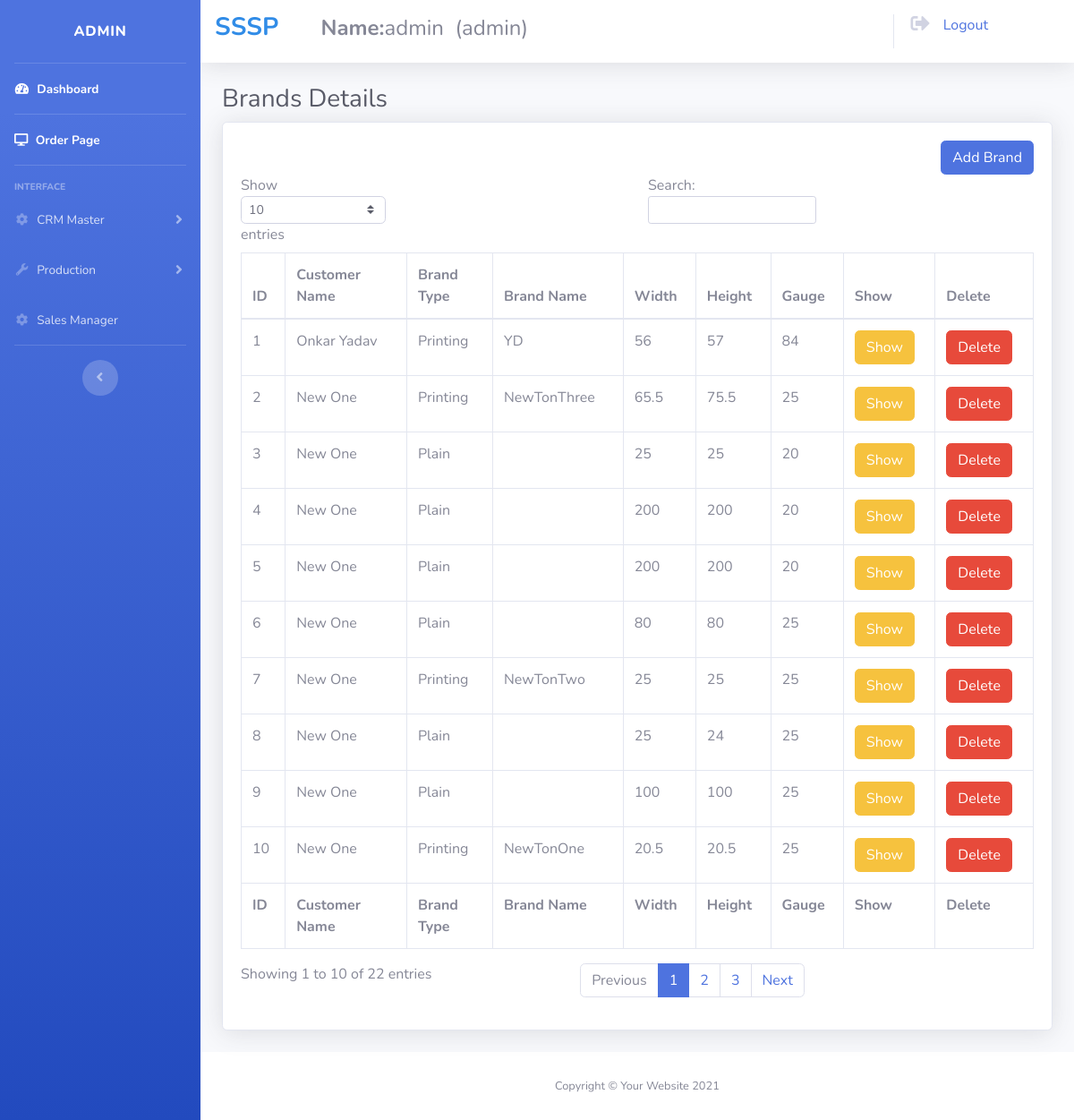
/crm_brand_table.php (signed in), run on the app's committed database.
### tables this page shows
CREATE TABLE `branding` (
  `id` int(255) NOT NULL,
  `customer_name` varchar(255) NOT NULL,
  `firm` varchar(255) DEFAULT NULL,
  `branding` varchar(255) NOT NULL,
  `brand_name` varchar(255) DEFAULT NULL,
  `image` varchar(255) DEFAULT NULL,
  `color` text NOT NULL,
  `rubber_status` varchar(255) DEFAULT NULL,
  `quality` varchar(255) NOT NULL,
  `sub_quality` varchar(255) NOT NULL,
  `width` varchar(255) NOT NULL,
  `height` varchar(255) NOT NULL,
  `gauge` varchar(255) NOT NULL,
  `point` varchar(255) DEFAULT NULL,
  `printing_type` varchar(255) DEFAULT NULL,
  `folding_type` varchar(255) NOT NULL,
  `folding_value` varchar(255) NOT NULL,
  `cutting` varchar(255) NOT NULL,
  `punching` varchar(255) NOT NULL,
  `treatment` varchar(255) NOT NULL,
  `package` varchar(255) NOT NULL,
  `delivery` varchar(255) NOT NULL
);

### crm_brand_table.php (the view, shortened to what this page needs)
<?php
include('config.php');
include('header.php');
?>
<h1 class="h3 mb-2 text-gray-800">Brands Details</h1>
<div class="card shadow mb-4">
    <div class="card-body">
    <a href="crm_brand_plain.php" class="btn btn-primary" style="float:right;">Add Brand</a>
        <div class="table-responsive">
            <table class="table table-bordered" id="dataTable" width="100%" cellspacing="0">
            <thead>
                    <tr>
                        <th>ID</th>
                        <th>Customer Name</th>
                        <th>Brand Type</th>
                        <th>Brand Name</th>
                        <th>Width</th>
                        <th>Height</th>
                        <th>Gauge</th>
                        <th>Show</th>
                        <th>Delete</th>
                    </tr>
                </thead>
                <tfoot>
                    <tr>
                        <th>ID</th>
                        <th>Customer Name</th>
                        <th>Brand Type</th>
                        <th>Brand Name</th>
                        <th>Width</th>
                        <th>Height</th>
                        <th>Gauge</th>
                        <th>Show</th>
                        <th>Delete</th>
                    </tr>
                </tfoot>
                <tbody>
                    <?php
                    $sql = "SELECT b.*, c.name FROM branding b INNER JOIN ( SELECT id, name FROM customer ) c ON c.id = b.customer_name ORDER BY b.id DESC";
                    $rs = mysqli_query($conn, $sql);
                    $cnt = 1;
                    while ($rw = mysqli_fetch_array($rs)) {
                        echo "<tr>";
                        echo "<td> $cnt </td>";
                        echo "<td>". $rw['name'] ."</td>";
                        echo "<td>". $rw['branding'] ."</td>";
                        echo "<td>". $rw['brand_name'] ."</td>";
                        echo "<td>". $rw['width'] ."</td>";
                        echo "<td>". $rw['height'] ."</td>";
                        echo "<td>". $rw['gauge'] ."</td>";
                        echo "<td><a href='crm_brand_update.php?id=$rw[0]'><div class='btn btn-warning'>Show</div></a></td>";
                        echo "<td><a href='crm_brand_delete.php?id=$rw[0]'><div class='btn btn-danger'>Delete</div></a></td>";
                        echo "</tr>";
                        $cnt++;
                    }
                    ?>
                </tbody>
            </table>
        </div>
    </div>
</div>
</div>
<?php
include('footer.php');
?>

### header.php (shortened to what this page needs)
<!DOCTYPE html>
<html lang="en">
<head>
    <link href="vendor/fontawesome-free/css/all.min.css" rel="stylesheet" type="text/css">
    <link href="css/sb-admin-2.min.css" rel="stylesheet">
</head>
<body id="page-top">
    <div id="wrapper">
        <ul class="navbar-nav bg-gradient-primary sidebar sidebar-dark accordion" id="accordionSidebar">
            <a class="sidebar-brand d-flex align-items-center justify-content-center" href="index.php">
                <?php
                $utype=$_SESSION['utype'];
                if($utype=="admin")
                {
                ?>
                <div class="sidebar-brand-text mx-3">Admin</div>
                <?php
                }else if($utype=="sales"){
                ?>
                <div class="sidebar-brand-text mx-3">Sales Manager</div>
                <?php
                }
                ?>
            </a>
            <hr class="sidebar-divider my-0">
            <li class="nav-item active">
                <a class="nav-link" href="index.php">
                    <i class="fas fa-fw fa-tachometer-alt"></i>
                    <span>Dashboard</span></a>
            </li>
            <hr class="sidebar-divider my-0">
            <li class="nav-item active">
                <a class="nav-link" href="./user_select.php">
                <i class="fa fa-desktop" aria-hidden="true"></i>
                    <span>Order Page</span></a>
            </li>
            <hr class="sidebar-divider">
            <div class="sidebar-heading">
                Interface
            </div>
            <li class="nav-item">
                <a class="nav-link collapsed" href="#" data-toggle="collapse" data-target="#collapseTwo" aria-expanded="true" aria-controls="collapseTwo">
                    <i class="fas fa-fw fa-cog"></i>
                    <span>CRM Master</span>
                </a>
            </li>
            <?php
            if ($_SESSION['utype'] == "admin") {
            ?>
                <li class="nav-item">
                    <a class="nav-link collapsed" href="#" data-toggle="collapse" data-target="#collapseUtilities" aria-expanded="true" aria-controls="collapseUtilities">
                        <i class="fas fa-fw fa-wrench"></i>
                        <span>Production</span>
                    </a>
                </li>
                <li class="nav-item">
                <a class="nav-link collapsed" href="add_sales.php">
                    <i class="fas fa-fw fa-cog"></i>
                    <span>Sales Manager</span>
                </a>
            </li>
            <?php
            }
            ?>
            <hr class="sidebar-divider">
            <div class="text-center d-none d-md-inline">
                <button class="rounded-circle border-0" id="sidebarToggle"></button>
            </div>
        </ul>
        <div id="content-wrapper" class="d-flex flex-column">
            <div id="content">
                <nav class="navbar navbar-expand navbar-light bg-white topbar mb-4 static-top shadow">
                    <h3 style="color:#318CE7"><b>SSSP</b></h3>
                    <h4 style="margin-left:5%;"><?php
                        echo "<b>Name:</b>".$_SESSION['nameuser']."&nbsp&nbsp(".$_SESSION['utype'].")";
                        ?></h4>
                    <ul class="navbar-nav ml-auto">
                        <li class="nav-item dropdown no-arrow">
                            <div style="margin-right:80px">
                                <a href="login/logout.php">
                                    <i class="fas fa-sign-out-alt fa-lg fa-fw mr-2 text-gray-400"></i>
                                    Logout
                                </a>
                            </div>
                        </li>
                    </ul>
                </nav>
                <div class="container-fluid">

### footer.php (shortened to what this page needs)
</div>
            <footer class="sticky-footer bg-white">
                <div class="container my-auto">
                    <div class="copyright text-center my-auto">
                        <span>Copyright &copy; Your Website 2021</span>
                    </div>
                </div>
            </footer>
        </div>
    </div>
</body>
</html>

### data on the page
branding: name "Onkar Yadav", branding "Printing", brand_name "YD", width "56", height "57", gauge "84"
branding: name "New One", branding "Printing", brand_name "NewTonThree", width "65.5", height "75.5", gauge "25"
branding: name "New One", branding "Plain", width "25", height "25", gauge "20"
branding: name "New One", branding "Plain", width "200", height "200", gauge "20"
branding: name "New One", branding "Plain", width "200", height "200", gauge "20"
branding: name "New One", branding "Plain", width "80", height "80", gauge "25"
branding: name "New One", branding "Printing", brand_name "NewTonTwo", width "25", height "25", gauge "25"
branding: name "New One", branding "Plain", width "25", height "24", gauge "25"
branding: name "New One", branding "Plain", width "100", height "100", gauge "25"
branding: name "New One", branding "Printing", brand_name "NewTonOne", width "20.5", height "20.5", gauge "25"

### other printed values
$_SESSION['nameuser'] "admin"
$_SESSION['utype'] "admin"
